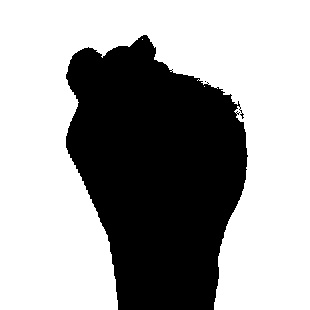
#> input picture data/train/0/10.jpg, 310 x 310 px, given in place of 0, which was not available
$ python resize.py
#> lines starting #> are read from the running program, lines starting #| are printed output that depends on the picture
import PIL
import os
from PIL import Image

f = '/home/arvinda/Projects/Sign Language Detection/data/train/what is your name?'   #d for test as well
print(os.listdir(f))

for file in os.listdir(f):
    f_img = f+"/"+file
    img = Image.open(f_img)
#> img is the input picture: PIL image 310x310 L; min 0, max 255, mean 161
    img = img.resize((64, 64))
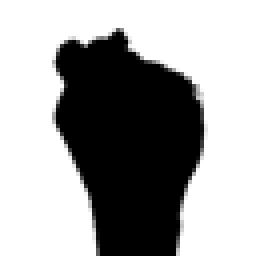
#> img: PIL image 64x64 L (shown 4 times larger); min 0, max 255, mean 161
    img.save(f_img)
#> pass 2 of the loop `for file in os.listdir(f):`:
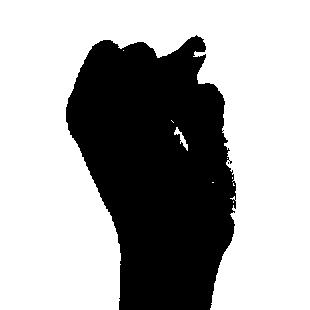
#> input picture data/train/0/13.jpg, 310 x 310 px, given in place of 1, which was not available
#> img is the input picture: PIL image 310x310 L; min 0, max 255, mean 166.5
#> `img = img.resize((64, 64))`:
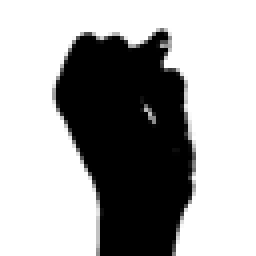
#> img: PIL image 64x64 L (shown 4 times larger); min 0, max 255, mean 166.5
